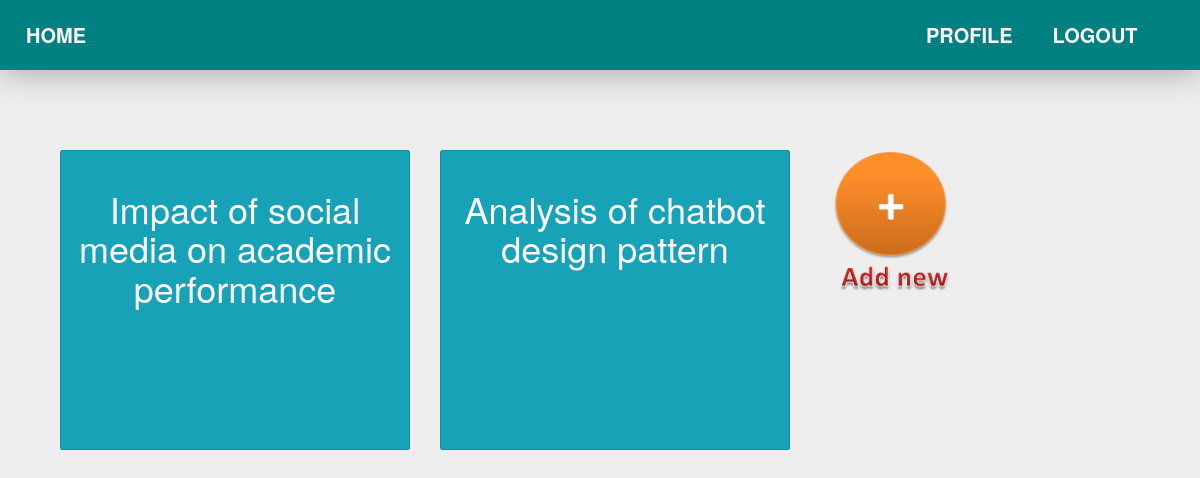
The page / (signed in) on the database as committed earlier.
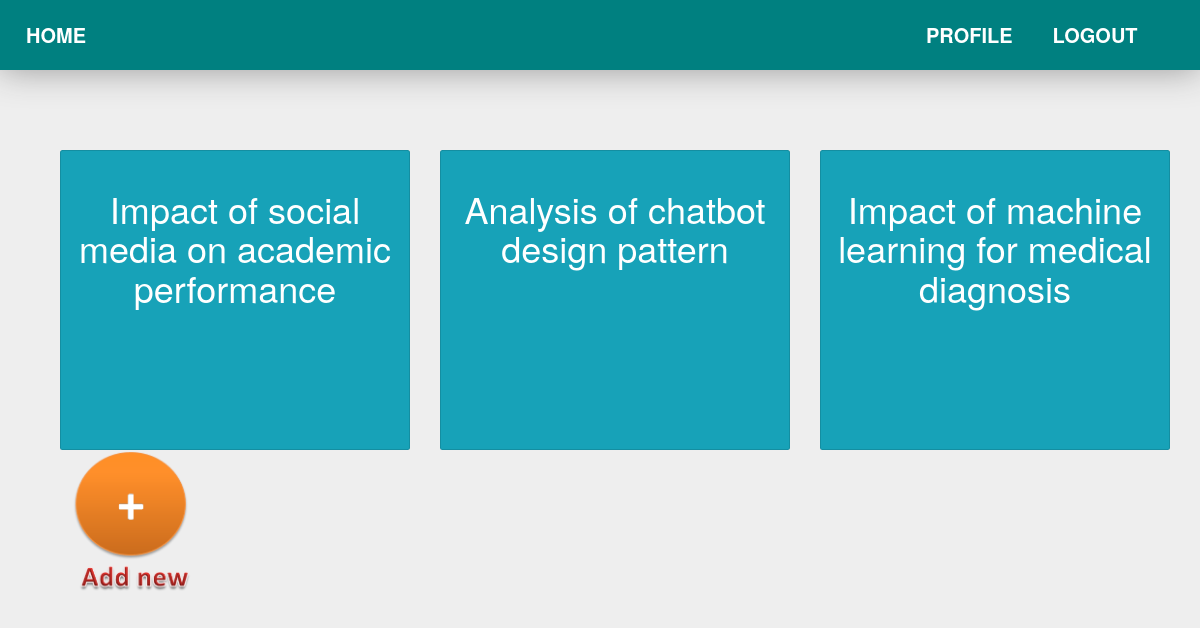
The same page on the database as committed later.
### questionnaire/models.py (models this page shows, shortened)
class Questionnaire(models.Model):
	title = models.CharField(max_length=1000, null=True, blank=True)
	introduction = models.TextField()
	author = models.ForeignKey(settings.AUTH_USER_MODEL, null=True, blank=True, on_delete=models.CASCADE)

### questionnaire/views.py (the view)
# urls.py: path('', views.questionnaire_list, name='questionnaire_list'),
@login_required
def questionnaire_list(request):
    questionnaires = Questionnaire.objects.filter(author=request.user)
    template = loader.get_template('questionnaire/questionnaire_list.html')
    context = { 'questionnaires': questionnaires, }
    return HttpResponse(template.render(context, request))

### questionnaire/templates/questionnaire/questionnaire_list.html (shortened to what this page needs)
{% extends 'base.html' %}
{% block content %}
{% load static %}
<div class="container">
	<br><br><br>
<div class="row">
{% for quest in questionnaires %}
		<div class="col-sm-4">
			<a href="{% url 'questionnaire_detail' quest.id %}">
			<div class="card bg-info text-white text-center">
                  <h1 class="card-text">{{quest.title}}</h1>
			</div>
		</a>
		</div>
	{% endfor %}
	<div class="col-sm-4">
			<a href="{% url 'create_questionnaire' %}"> <img src="{% static 'img/add-new.png' %}" width="150px" height="150"></a>
		</div>
</div>
</div>
{% endblock %}

Rows that differ between the two databases and show on the page:
added Questionnaire: title "Impact of machine learning for medical diagnosis"
